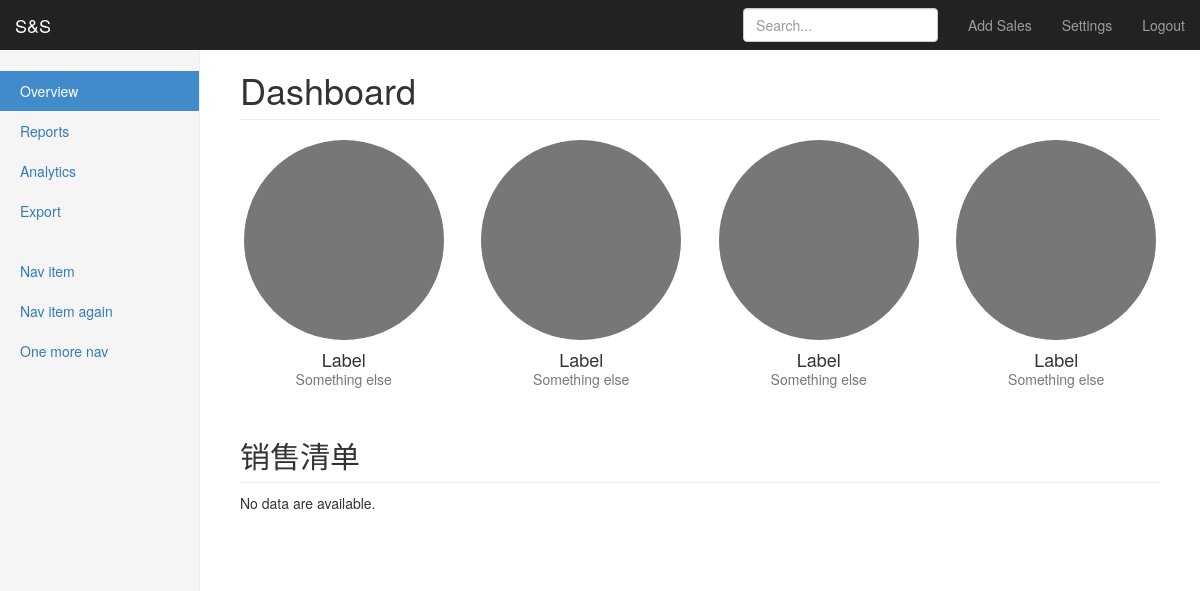
Before: / with the older database file.
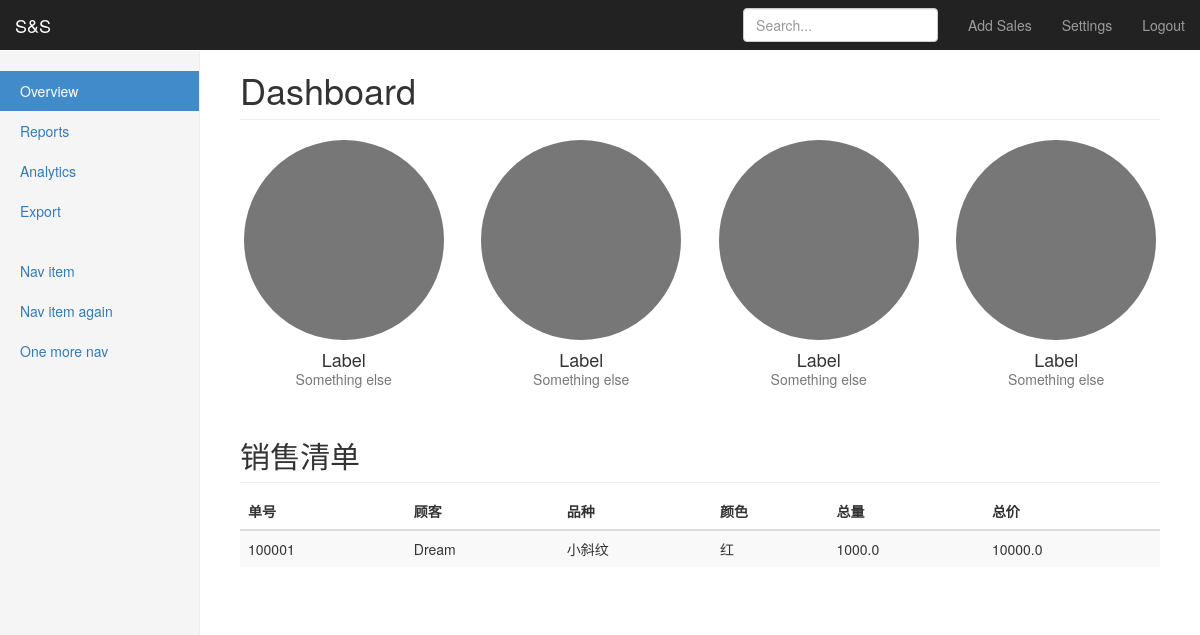
After: the same page with the newer database file.
### sales/models.py (models this page shows, shortened)
class SalesList(models.Model):
    serial_no = models.CharField(max_length=20)
    customer = models.ForeignKey(Shop)
    cloth = models.ForeignKey(Cloth)
    color = models.CharField(max_length=20)
    price_per_unit = models.FloatField()
    total_units = models.FloatField()
    total_bundles = models.FloatField()
    total_price = models.FloatField()
    total_paid = models.FloatField()
    is_withdrawn = models.BooleanField(default=False)
    is_warehouse = models.BooleanField(default=False)  # Need to be set to True for WareHouse users
    image = models.ForeignKey(Image)
    order_date = models.DateTimeField(auto_now=False, auto_now_add=False, auto_created=False)
    timestamp = models.DateTimeField(auto_now=True)

class Shop(models.Model):
    owner_name = models.CharField(max_length=20)
    shop_name = models.CharField(max_length=20)
    phone_main = models.CharField(max_length=20)
    phone_second = models.CharField(max_length=20)
    phone_third = models.CharField(max_length=20)
    fax = models.CharField(max_length=20)
    address = models.CharField(max_length=100)
    email = models.EmailField()
    bank_name_main = models.CharField(max_length=20)
    bank_number_main = models.CharField(max_length=20)
    bank_name_second = models.CharField(max_length=20)
    bank_number_second = models.CharField(max_length=20)
    description = models.TextField(max_length=1000)
    created_time = models.DateTimeField(auto_now_add=True)
    timestamp = models.DateTimeField(auto_now=True)

class Cloth(models.Model):
    serial_no = models.CharField(max_length=20)
    name = models.CharField(max_length=20)
    material = models.CharField(max_length=20)
    texture = models.CharField(max_length=20)
    type = models.CharField(max_length=20)
    width = models.FloatField()
    ref_price = models.FloatField()
    is_per_meter = models.BooleanField(default=True)
    used_for = models.CharField(max_length=500)
    description = models.TextField(max_length=1000)
    created_time = models.DateTimeField(auto_now_add=True)
    timestamp = models.DateTimeField(auto_now=True)

### sales/views.py (the view, shortened to what this page needs)
# urls.py: 2. Add a URL to urlpatterns:  url(r'^$', Home.as_view(), name='home')
class Home(View):
    template_name = 'home.html'
    def get(self, request):
        all_list = SalesList.objects.all()
        context = {
            'sales_list': all_list,
        }
        return render(request, self.template_name, context)

### sales/templates/home.html
{% extends "base.html" %}
{% block table_title %} 销售清单 {% endblock %}
{% block content_table %}
{% if sales_list %}
<thead>
<tr>
    <th>单号</th>
    <th>顾客</th>
    <th>品种</th>
    <th>颜色</th>
    <th>总量</th>
    <th>总价</th>
</tr>
</thead>
<tbody>
{% for item in sales_list %}
<tr>
    <td>{{ item.serial_no }}</td>
    <td>{{ item.customer.shop_name }}</td>
    <td>{{ item.cloth.name }}</td>
    <td>{{ item.color }}</td>
    <td>{{ item.total_units }}</td>
    <td>{{ item.total_price }}</td>
</tr>
{% endfor %}
</tbody>
{% else %}
<p>No data are available.</p>
{% endif %}
{% endblock %}

### sales/templates/base.html (shortened to what this page needs)
<!DOCTYPE html>
{% load static %}
<html lang="en">
<head>
    <link rel="stylesheet" href="{% static 'sales/css/bootstrap.min.css' %}"/>
    <link rel="stylesheet" href="{% static 'sales/css/dashboard.css' %}"/>
</head>
<body>
<nav class="navbar navbar-inverse navbar-fixed-top">
    <div class="container-fluid">
        <div class="navbar-header">
            <a class="navbar-brand" href="{% url 'home' %}">S&S</a>
        </div>
        <div id="navbar" class="navbar-collapse collapse">
            <ul class="nav navbar-nav navbar-right">
                <li><a href="#">Add Sales</a></li>
                <li><a href="#">Settings</a></li>
                <li><a href="#">Logout</a></li>
            </ul>
            <form class="navbar-form navbar-right">
                <input type="text" class="form-control" placeholder="Search...">
            </form>
        </div>
    </div>
</nav>
<div class="container-fluid">
    <div class="row">
        <div class="col-sm-3 col-md-2 sidebar">
            <ul class="nav nav-sidebar">
                <li class="active"><a href="#">Overview <span class="sr-only">(current)</span></a></li>
                <li><a href="#">Reports</a></li>
                <li><a href="#">Analytics</a></li>
                <li><a href="#">Export</a></li>
            </ul>
            <ul class="nav nav-sidebar">
                <li><a href="">Nav item</a></li>
                <li><a href="">Nav item again</a></li>
                <li><a href="">One more nav</a></li>
            </ul>
        </div>
        <div class="col-sm-9 col-sm-offset-3 col-md-10 col-md-offset-2 main">
            <h1 class="page-header">Dashboard</h1>
            <div class="row placeholders">
                <div class="col-xs-6 col-sm-3 placeholder">
                    <img
                         width="200" height="200" class="img-responsive" alt="Generic placeholder thumbnail">
                    <h4>Label</h4>
                    <span class="text-muted">Something else</span>
                </div>
                <div class="col-xs-6 col-sm-3 placeholder">
                    <img
                         width="200" height="200" class="img-responsive" alt="Generic placeholder thumbnail">
                    <h4>Label</h4>
                    <span class="text-muted">Something else</span>
                </div>
                <div class="col-xs-6 col-sm-3 placeholder">
                    <img
                         width="200" height="200" class="img-responsive" alt="Generic placeholder thumbnail">
                    <h4>Label</h4>
                    <span class="text-muted">Something else</span>
                </div>
                <div class="col-xs-6 col-sm-3 placeholder">
                    <img
                         width="200" height="200" class="img-responsive" alt="Generic placeholder thumbnail">
                    <h4>Label</h4>
                    <span class="text-muted">Something else</span>
                </div>
            </div>
            <h2 class="sub-header">{% block table_title %} {% endblock %}</h2>
            <div class="table-responsive">
                <table class="table table-striped">
                    {% block content_table %} {% endblock %}
                </table>
            </div>
        </div>
    </div>
</div>
</body>
</html>

### sales/static/sales/css/dashboard.css (style rules this page uses)
body { padding-top: 50px; }
.sub-header { padding-bottom: 10px; border-bottom: 1px solid #eee; }
.navbar-fixed-top { border: 0; }
.sidebar { display: none; }
@media (min-width: 768px) { .sidebar { position: fixed; top: 51px; bottom: 0; left: 0; z-index: 1000; display: block; padding: 20px; overflow-x: hidden; overflow-y: auto; background-color: #f5f5f5; border-right: 1px solid #eee; } }
.nav-sidebar { margin-right: -21px; margin-bottom: 20px; margin-left: -20px; }
.nav-sidebar > li > a { padding-right: 20px; padding-left: 20px; }
.nav-sidebar > .active > a, .nav-sidebar > .active > a:hover, .nav-sidebar > .active > a:focus { color: #fff; background-color: #428bca; }
.main { padding: 20px; }
@media (min-width: 768px) { .main { padding-right: 40px; padding-left: 40px; } }
.main .page-header { margin-top: 0; }
.placeholders { margin-bottom: 30px; text-align: center; }
.placeholders h4 { margin-bottom: 0; }
.placeholder { margin-bottom: 20px; }
.placeholder img { display: inline-block; border-radius: 50%; }

Changed rows visible on the page:
added SalesList: serial_no "100001", customer.shop_name "Dream", cloth.name "小斜纹", color "红", total_units "1000.0", total_price "10000.0"
Other visible differences:
text no longer shown: "No data are available."
text now shown: "单号 顾客 品种 颜色 总量 总价"
